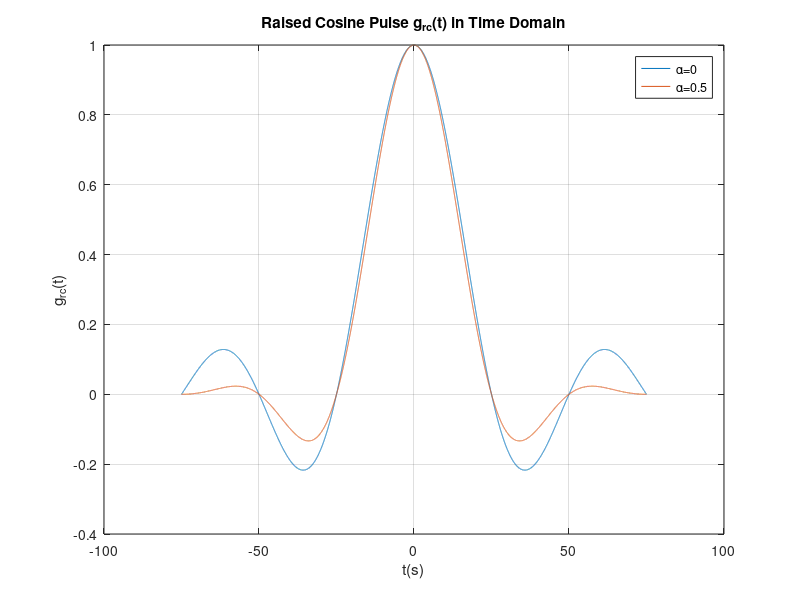

MATLAB code for this plot:
%% this is for generating the Raised Cosine Pulse g_{rc}(t) and
%% quare Root Raised Cosine Pulse g_{src}(t) in time domain

clc;
clear;
alpha = [0 .5]; % factor
T = 25;
dt = .01;
Fs = 1/T;
t = -3*T:dt:3*T-dt; % time range
x = t/T;
m = length(x);
y = sinc(x); % generate the sinc funciton 
for i = 1:2
    for j = 1:m
       factor1(i,j) = cos(pi*alpha(i)*x(j)); % compute factors
       factor2(i,j) = 1-4*alpha(i)*alpha(i)*x(j)*x(j);
       co(i,j) = factor1(i,j)/factor2(i,j);
       g_rc(i,j) = y(j)*co(i,j);  
    end % j
    legend_str{i} = ['\alpha=' num2str(alpha(i))];
end % i

figure;
plot(t, g_rc);
legend(legend_str);
title('Raised Cosine Pulse g_{rc}(t) in Time Domain');
xlabel('t(s)');
ylabel('g_{rc}(t)');
grid on;
